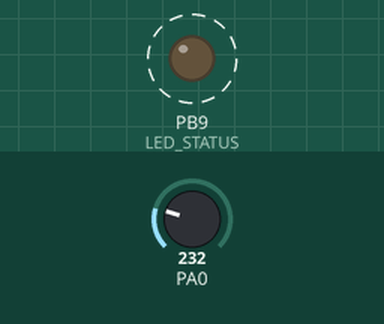
Simulated run of this program. Board: STM32 Blue Pill. Parts: output pins drawn as LEDs (lit = HIGH). Dashed ring = blinking. The inputs (shaded band) are chosen by the test bench; at power-on: PA0 = 232. No radio packets arrive unless stated.

Above: at 0.05 s.
Timing chart, 0 to 3.0 s (numbered marks = the images above):
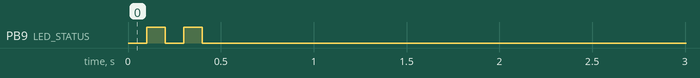

The program:

main.cpp
```cpp
//##############################//
//    Transmitter Temp Sensor   //
//          Version 1.0         //
//            By Paul           //
//##############################//

#include <Arduino.h>
#include <RF24.h>
#include <SPI.h>

#define CE_PIN PB13
#define CSN_PIN PB12
#define LED_STATUS PB9

enum ledStatusType
{
  LED_NORMAL,
  LED_SUCCESS,
  LED_ERROR
};

enum ledStatusType ledStatusState = LED_NORMAL;

RF24 radio(CE_PIN, CSN_PIN);
const byte address[6] = "00001";

int i = 0;
bool ledState = false;
unsigned long ledMillis, tempFilterMillis;
const float TMP36_VOUT_AT_25C = 0.75;
const float TMP36_SLOPE = 0.010;
int totalTemp;
int temp;
void ReadTemp();
int GetTemperature();
void LedStatus();
void LedOutput(bool value);

void setup()
{
  SPI.begin();

  pinMode(LED_STATUS, OUTPUT);
  pinMode(CE_PIN, OUTPUT);
  pinMode(CSN_PIN, OUTPUT);

  radio.begin();
  radio.openWritingPipe(address);
  radio.setPALevel(RF24_PA_HIGH);
  radio.stopListening();
}

void loop()
{
  LedStatus();
  ReadTemp();

  if(temp <= 0 || temp >= 200)
  {
    ledStatusState = LED_ERROR;
    return;
  }

  bool success = radio.write(&temp, sizeof(temp));
  if(success)
  {
    ledStatusState = LED_SUCCESS;
  }
  else
  {
    ledStatusState = LED_NORMAL;
  }
}

int GetTemperature()
{
  int val = analogRead(PA0);
  float voltage = val * (3.3 / 1024.0);
  int temperature = (voltage - TMP36_VOUT_AT_25C) / TMP36_SLOPE + 25.0;
  return temperature;
}

void LedStatus()
{
  switch (ledStatusState)
  {
  case LED_NORMAL:
    if(millis() - ledMillis >= 1000)
    {
      ledState = !ledState;
      ledMillis = millis();
    }

    break;
  case LED_SUCCESS:
    ledState = false;
    break;
  case LED_ERROR:
    if(millis() - ledMillis >= 100)
    {
      ledState = !ledState;
      ledMillis = millis();
    }

    break;
  }

  LedOutput(ledState);
}

void LedOutput(bool value)
{
  digitalWrite(LED_STATUS, value);
}

void ReadTemp()
{
  if(millis() - tempFilterMillis >= 50)
  {
    i++;
    totalTemp += GetTemperature();
    tempFilterMillis = millis();
  }

  if(i >= 10)
  {
    temp = totalTemp / 10;
    totalTemp = 0;
    i = 0;
  }
}
```

Measured:
- by itself, PB9 (LED_STATUS): alternates HIGH for 0.10 s and LOW for 0.10 s, 4 changes in all, then stays LOW
